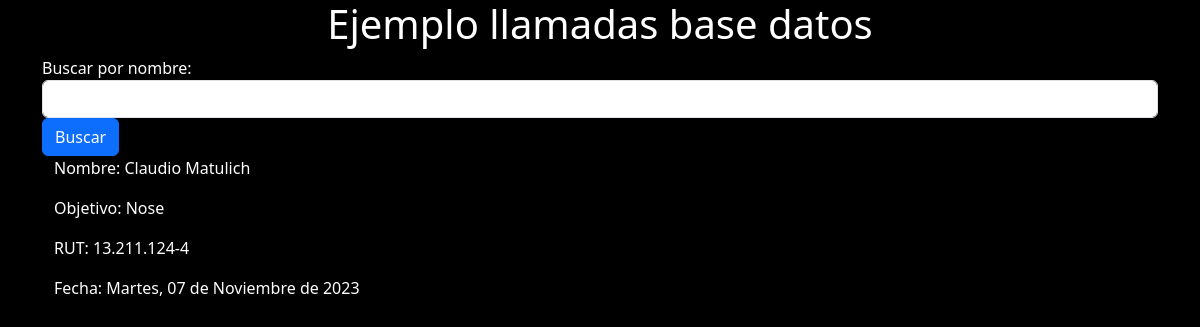
Screenshot of /avance/buscador.php?buscar=Claudio Matulich with the database file from the repository.
### tables this page shows
CREATE TABLE IF NOT EXISTS `general` (
  `nombre` varchar(40) NOT NULL,
  `objetivo` varchar(256) NOT NULL,
  `fecha` date NOT NULL,
  `telefono` varchar(11) NOT NULL,
  `RUT` varchar(12) NOT NULL,
  PRIMARY KEY (`RUT`)
);

### avance/buscador.php (the view, shortened to what this page needs)
<?php
$servidor = "localhost";
$database = "herramientas2";
$user = "admin123";
$password = "123";
$conn = mysqli_connect($servidor, $user, $password, $database);
$result = null;
if (isset($_GET['buscar'])) {
    $buscar = $_GET['buscar'];
    $query = "SELECT * FROM general WHERE nombre LIKE '%$buscar%'";
    $result = mysqli_query($conn, $query);
}
?>
<!doctype html>
<html lang="en">
<head>
    <link href="https://cdn.jsdelivr.net/npm/bootstrap@5.3.1/dist/css/bootstrap.min.css" rel="stylesheet"
>
</head>
<body>
    <div class="container">
        <h1 class="text-center">Ejemplo llamadas base datos</h1>
        <form method="GET" action="">
            <div class="form-group">
                <label for="buscar">Buscar por nombre:</label>
                <input type="text" name="buscar" id="buscar" class="form-control">
            </div>
            <button type="submit" class="btn btn-primary">Buscar</button>
        </form>
        <div class="container">
            <?php
            if ($result) {
                while ($row = mysqli_fetch_assoc($result)) {
                    echo '<p>Nombre: ' . $row['nombre'] . '</p>';
                    echo '<p>Objetivo: ' . $row['objetivo'] . '</p>';
                    echo '<p>RUT: ' . $row['RUT'] . '</p>';
                    $fecha = strtotime($row['fecha']);
                    $dias_semana = ["Domingo", "Lunes", "Martes", "Miércoles", "Jueves", "Viernes", "Sábado"];
                    $meses = ["Enero", "Febrero", "Marzo", "Abril", "Mayo", "Junio", "Julio", "Agosto", "Septiembre", "Octubre", "Noviembre", "Diciembre"];
                    $fechaEnPalabras = $dias_semana[date('w', $fecha)] . ', ' . date('d', $fecha) . ' de ' . $meses[date('n', $fecha) - 1] . ' de ' . date('Y', $fecha);
                    echo '<p>Fecha: ' . $fechaEnPalabras . '</p>';
                }
            }
            ?>
        </div>
    </div>
</body>
</html>

### avance/buscador.php (style rules this page uses)
body { background-color: #000000 !important; color: #ffffff !important; }

### rows the page displays
general: nombre "Claudio Matulich", objetivo "Nose", RUT "13.211.124-4", fecha "Martes, 07 de Noviembre de 2023"
